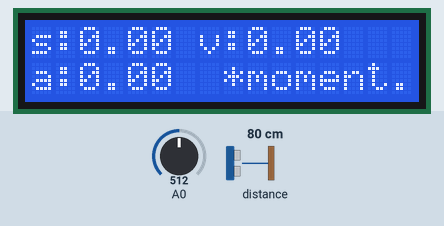
The sketch below on a simulated Arduino Uno, built with avr-gcc and run on an emulated ATmega328P. On the bench: 16×2 character LCD. Inputs (shaded band) come from the test bench; at power-on: A0 = 512, distance to the obstacle 80 cm.

Above: at 2.4 s.
2.5 s: A0 set to 413
4.0 s: A0 set to 384
At 4.05 s:
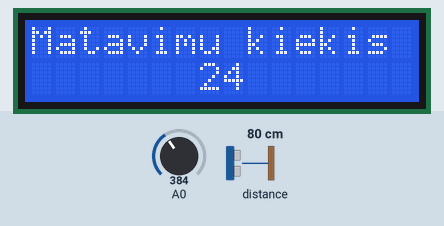
5.8 s: A0 set to 410
At 6.6 s:
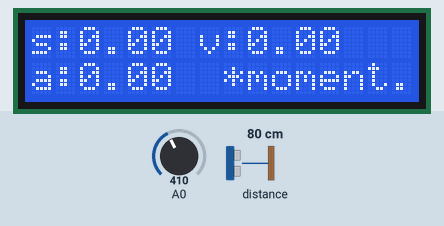
7.5 s: distance to the obstacle set to 2 cm
At 7.96 s:
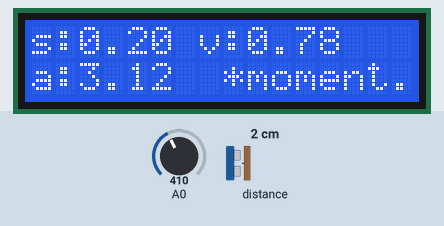
9.5 s: distance to the obstacle set to 4 cm
At 10.21 s:
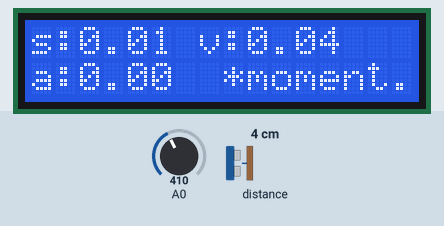
11.8 s: distance to the obstacle set to 9 cm
At 12.21 s:
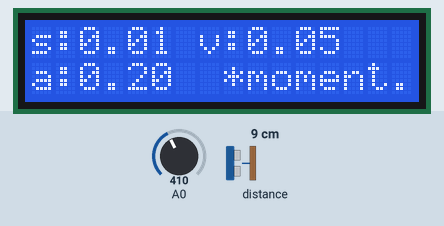
Timing chart, 0 to 14.8 s (numbered marks = the images above; inputs shaded):
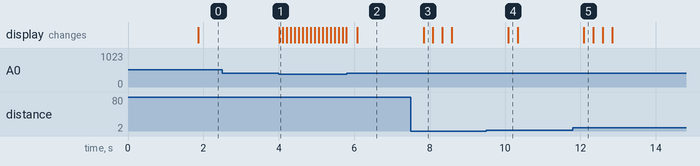

Measured:
- the behaviour switches between 400 and 399 on A0 (found by bisection; images 0 and 1)
- after the input at 2.5 s, every drawn part: stays the same
- after the input at 4.0 s, the display: changes at once (image 1)
- after the input at 5.8 s, the display: changes after 0.29 s (image 2)
- after the input at 7.5 s, the display: changes after 0.34 s (image 3)
- after the input at 9.5 s, the display: changes after 0.59 s (image 4)
- after the input at 11.8 s, the display: changes after 0.29 s (image 5)

The sketch:

VL53L0X-display.ino
```cpp
// RELEASE, SLOW DUMPING STILL EXISTS (ONLY ON SERIAL), NO MORE RAM TRACKING,
// APROPRIATE SERIAL PRINTING IS STILL THERE BUT LINES ARE COMMENTED
#include "Adafruit_VL53L0X.h"
#include <LiquidCrystal.h>
LiquidCrystal lcd(8, 9, 4, 5, 6, 7);
#include <math.h>
#include <MedianFilter.h>


unsigned long previousMillis = 0;
int interval = 250; // laikas tarp matavimu (ms)
double intervalS; // laikas tarp matavimu (s)
byte mode = 0; // matavimo rezimas

byte avg = 25;
// kitimas atstumo milimetrais:
int a1;
int a2;
int a3;
int a4;
// poslinkiai
double s1 = 0;
double s2 = 0;
// Pagrindiniai dydžiai:
double s = 0; // poslinkis
double v = 0; // greitis
double a = 0; // pagreitis
// average su apsauga:
int k = 0; // kintamasis
double sAv = 0; // vidutinė poslinkio reikšmė
double vAv = 0; // vidutinė greičio reikšmė
double aAv = 0; // vidutinė pagreičio reikšmė ABS

  MedianFilter filterObject(2, 0);

Adafruit_VL53L0X lox = Adafruit_VL53L0X();
void setup()
{
    intervalS = interval * 0.001;
    // SerialBootUp();

    lcd.begin(16, 2);

    if (!lox.begin()) // tikrinama sensoriaus stadija, jei neaptiktas, nieko nedarome iki restarto
    {
        lcd.print("Sensoriaus");
        lcd.setCursor(0, 1);
        lcd.print("klaida");
        while (1)
            ;
    }
    lcd.print("Matavimai 2020m.");
    delay(1000);
}

byte ReadButton()
{
    int x = analogRead(0);
    if (x < 60)
        return 1;
    if (x < 200)
        return 2;
    if (x < 400)
        return 3;
    if (x < 600)
        return 4;
    if (x < 800)
        return 5;

    return 0;
}

void loop()
{

    unsigned long currentMillis = millis();
    byte button = ReadButton();
    if (button == 1) // vidurkio rezimas
    {
        sAv = 0;
        vAv = 0;
        aAv = 0;
        k = 0;
        mode = 1;
    }
    else if (button == 5) // momentinis rezimas
    {
        mode = 0;
    }
     else if (button == 2 && mode == 0) //
    {
      if(avg<250)
        avg++;
        PrintAvgChangeScreen();
        delay(100);
        previousMillis = currentMillis;
    }
     else if (button == 3 && mode == 0) //
    {
      if(avg>0)
        avg--;
        PrintAvgChangeScreen();
                delay(100);

        previousMillis = currentMillis;

    }
    if (currentMillis - previousMillis >= interval)
    {
        Dump();
        previousMillis = currentMillis;
        Measure(); // matuoja atstumus pradinius
        if (a1) // ar jau nuskaite visus 4
        {
            Calculate(); // skaičiuoja pagrindinius dydzius ty. s,v
        }
    }
}

void PrintAvgChangeScreen()
{
    lcd.clear();
    lcd.setCursor(0, 0);
    lcd.print("Matavimu kiekis");
    lcd.setCursor(7, 1);
    lcd.print(avg);
    lcd.print("   ");
}


void PrintCurrentDataScreen()
{
    lcd.clear();
    lcd.setCursor(0, 0);
    lcd.print("s:");
    lcd.setCursor(2, 0);
    lcd.print(s);
    lcd.setCursor(7, 0);
    lcd.print("v:");
    lcd.setCursor(9, 0);
    lcd.print(v);
    lcd.setCursor(0, 1);
    lcd.print("a:");
    lcd.setCursor(2, 1);
    lcd.print(a);
    lcd.setCursor(6, 1);
    lcd.print("  *moment.");
    lcd.setCursor(13, 0);
    lcd.print("   ");
}

void PrintCurrentDataSerial()
{
    if (Serial)
    {
        Serial.print("\ns: ");
        Serial.println(s);
        Serial.print("v: ");
        Serial.println(v);
        Serial.print("a: ");
        Serial.println(a);
    }
}

void PrintAverageDataSerial()
{
    if (Serial)
    {
        Serial.print("\nVIDUTINES REIKSMES: ");
        Serial.print("\nk: ");
        Serial.println(k);
        Serial.print("s: ");
        Serial.println(sAv);
        Serial.print("v: ");
        Serial.println(vAv);
        Serial.print("a: ");
        Serial.println(aAv);
    }
}

void PrintAverageDataScreen()

{
    lcd.clear();
    lcd.setCursor(0, 0);
    lcd.print("s:");
    lcd.setCursor(2, 0);
    lcd.print(sAv);
    lcd.setCursor(7, 0);
    lcd.print("v:");
    lcd.setCursor(9, 0);
    lcd.print(vAv);
    lcd.setCursor(0, 1);
    lcd.print("a:");
    lcd.setCursor(2, 1);
    lcd.print(aAv);
    lcd.setCursor(6, 1);
    lcd.print("  *vid.  ");
    lcd.setCursor(13, 0);
    lcd.print("   ");
}


void PrintLoadingScreen()
{
    lcd.setCursor(0, 0);
    lcd.clear();
    lcd.print("Skaiciuojama.....");
    lcd.setCursor(0, 1);
    lcd.print(k);
    lcd.print("/");
    lcd.print(avg);
}

void CalcAvg()
{
    // average reikšmėms:
    if (k < avg) // per mazai duomenu
    {
        k++;
        sAv = sAv + s;
        vAv = vAv + v;
        aAv = aAv + abs(a);
        PrintLoadingScreen();
    }
    else if (k == avg) // apdorojami duomenys
    {
        sAv = sAv / k;
        vAv = vAv / k;
        aAv = aAv / k;
        k++;
    }
    if (k >= avg) // spausdinami duomenys
    {
        // PrintAverageDataSerial();
        PrintAverageDataScreen();
    }
}

void Calculate()
{
    s1 = abs(a1 - a2) * 0.001; // poslinkis1 m
    s2 = abs(a2 - a3) * 0.001;
    s = (s1 + s2) / 2; // poslinkis m
   if (s <= 0.01)
    {
        v = 0;
        s = 0;
        a = 0;
    }
    else
    {
        v = (s / intervalS); // greitis m/s
        // greiciai pagreiciui:
        double v1 = (s1 / intervalS); // greitis1
        double v2 = (s2 / intervalS); // greitis 2
        // pagreitis m/s^2:
        a = ((v2 - v1) / (intervalS * 2));
        if (mode == 1)
            CalcAvg();
    }
    if (mode == 0)
    {
        PrintCurrentDataScreen();
        // PrintCurrentDataSerial();
    }
}
void Measure()
{
    VL53L0X_RangingMeasurementData_t measure;
    lox.rangingTest(&measure, false); // pass in 'true' to get debug data printout!
    if (measure.RangeStatus != 4) // phase failures have incorrect data
    {
        filterObject.in(measure.RangeMilliMeter);
        a1 = a2; // perkeliamas praeitas matavimas i senesni
        a2 = a3;
        a3 = a4;
        a4 = filterObject.out(); // pirmas ismatavimas atstumo
    }
}

void SerialBootUp()
{
    Serial.begin(115200);

    // wait until serial port opens for native USB devices
    while (!Serial)
    {
        delay(1);
    }

    Serial.println("Matavimai 2020m.");
    delay(1000);
}


void Dump()
{
    if (Serial)
    {
        Serial.println("==========================================================================="
                       "=============");
        Serial.print("Button ");
        Serial.println(ReadButton());
        Serial.print("Millis ");
        Serial.println(millis());
        Serial.print("unsigned long previousMillis ");
        Serial.println(previousMillis);
        Serial.print("int interval ");
        Serial.println(interval);
        Serial.print("double intervalS ");
        Serial.println(intervalS);
        Serial.print("byte mode ");
        Serial.println(mode);
        Serial.print("int a1 ");
        Serial.println(a1);
        Serial.print("int a2 ");
        Serial.println(a2);
        Serial.print("int a3 ");
        Serial.println(a3);
        Serial.print("int a4 ");
        Serial.println(a4);
        Serial.print("double s1 ");
        Serial.println(s1);
        Serial.print("double s2 ");
        Serial.println(s2);
        Serial.print("double s ");
        Serial.println(s);
        Serial.print("double v ");
        Serial.println(v);
        Serial.print("double a ");
        Serial.println(a);
        Serial.print("int k ");
        Serial.println(k);
        Serial.print("double sAv ");
        Serial.println(sAv);
        Serial.print("double vAv ");
        Serial.println(vAv);
        Serial.print("double aAv ");
        Serial.println(aAv);
        Serial.print("freeMemory()=");
        Serial.println();
    }
}
```
